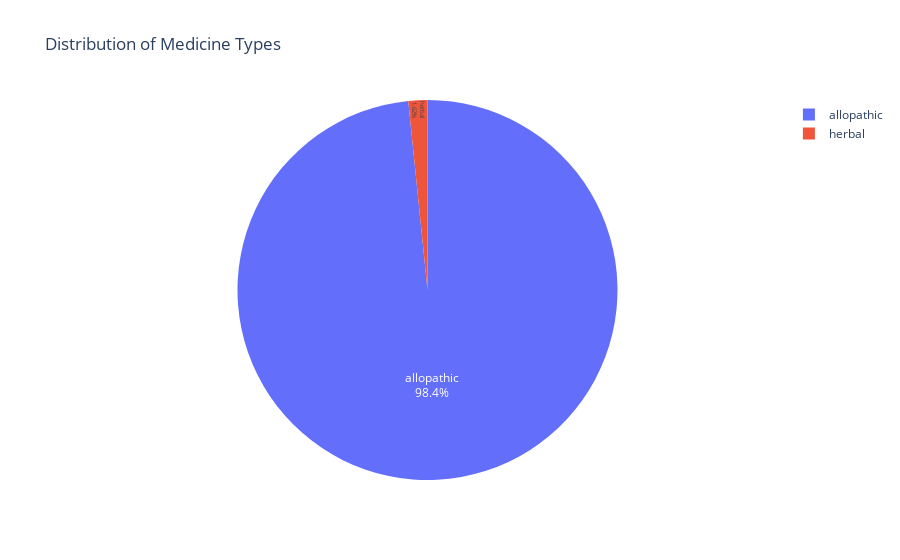

Here is the notebook cell this chart was saved with:
### Markdown cell above
# Visualization

### Code cell
import plotly.express as px

# Create a DataFrame for pie chart using value counts of medicine types
medicine_counts = df_med['type'].value_counts().reset_index()
medicine_counts.columns = ['Type', 'Count']  # Renaming columns for clarity

# Create a pie chart to visualize the distribution of medicine types
fig = px.pie(medicine_counts, values='Count', names='Type', title='Distribution of Medicine Types')

# Update pie chart traces for better text visibility
fig.update_traces(textposition='inside', textinfo='percent+label')

# Show the pie chart
fig.show()

# Print an observation regarding the distribution
printmd("#### Significant Gap Between Allopathic and Herbal Medicines")

### Figure 1 — Plotly figure (JSON) as saved in the notebook; plotly's stock layout.template omitted (floating-point values rounded to 4 significant figures)
{"data": [{"domain": {"x": [0, 1], "y": [0, 1]}, "hovertemplate": "Type=%{label}<br>Count=%{value}<extra></extra>", "labels": ["allopathic", "herbal"], "legendgroup": "", "name": "", "showlegend": true, "textinfo": "percent+label", "textposition": "inside", "type": "pie", "values": [21363, 351]}], "layout": {"autosize": true, "legend": {"tracegroupgap": 0}, "title": {"text": "Distribution of Medicine Types"}}}
